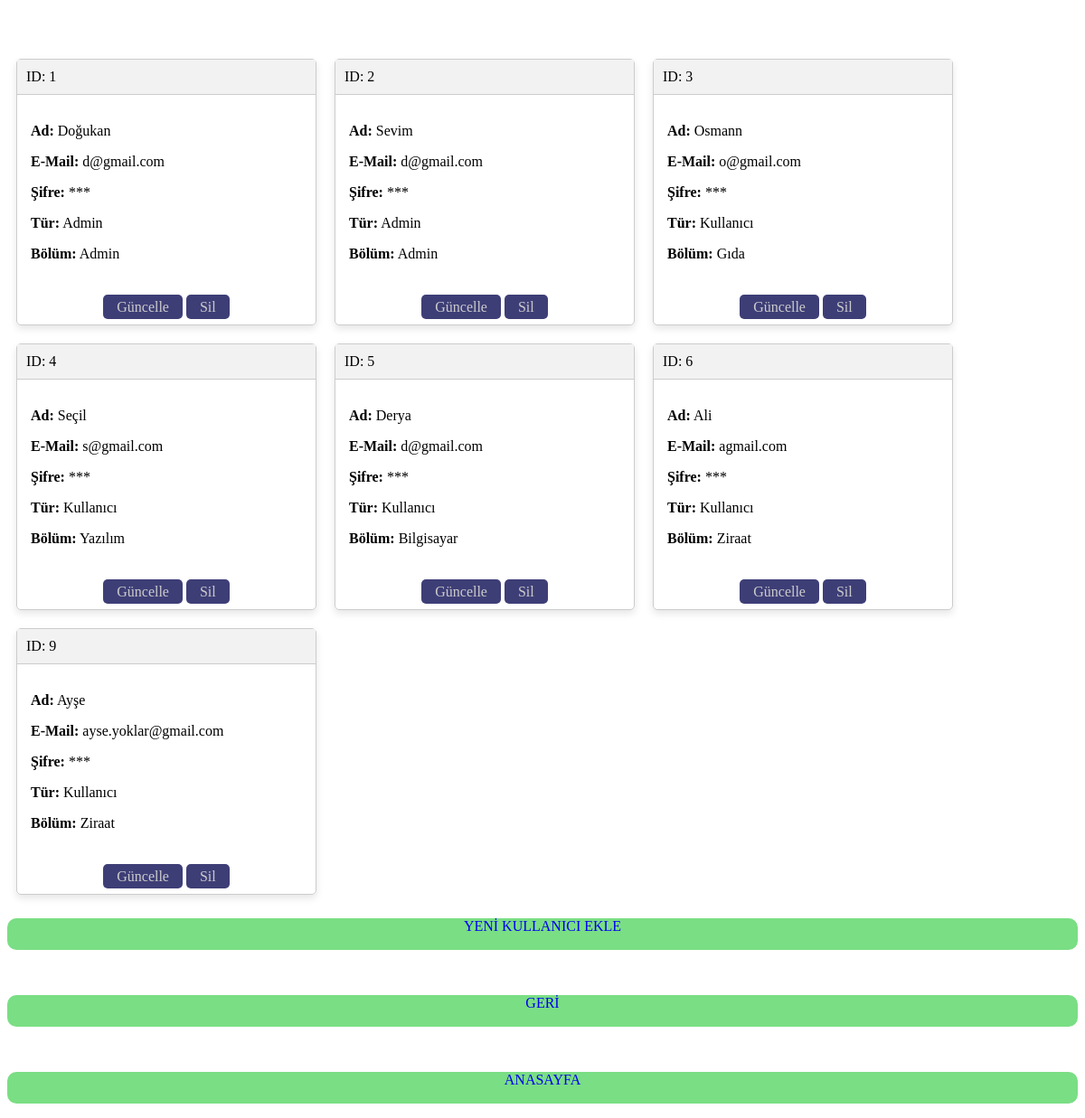
Screenshot of /admin_panel/kullanici_bilgileri (signed in) with the database file from the repository.
### tables this page shows
CREATE TABLE personel (id INTEGER PRIMARY KEY AUTOINCREMENT,ad TEXT , email TEXT , sifre TEXT , tur TEXT, bolum TEXT);

### main.py (the view)
@app.route("/admin_panel/kullanici_bilgileri", methods=["GET", "POST"])
def kullanici_bilgileri():
    if "ad" in session and session ["ad"] != None:
          sorgu = "SELECT * FROM personel"
          kayitlar = select(sorgu)
          return render_template("kullanicilar.html", personel = kayitlar)
    else:
          return redirect("/giris")

### sorgular.py (called while the page is built)
def select(sorgu):
     baglanti = sqlite3.connect("personel.db")
     imlec = baglanti.cursor()
     imlec.execute(sorgu)
     kayitlar = imlec.fetchall()
     baglanti.close()
     return kayitlar

### templates/kullanicilar.html (shortened to what this page needs)
<!DOCTYPE html>
<html lang="en">
<head>
    <link rel="stylesheet" href="/static/css/kullanicilar.css">
</head>
<body>
    <div class="container">
        {% for adm in personel %}
        <div class="card">
            <div class="card-header">
                ID: {{ adm[0] }}
            </div>
            <div class="card-body">
                <p><strong>Ad:</strong> {{ adm[1] }}</p>
                <p><strong>E-Mail:</strong> {{ adm[2] }}</p>
                <p><strong>Şifre:</strong> ***</p>
                <p><strong>Tür:</strong> {{ adm[4] }}</p>
                <p><strong>Bölüm:</strong> {{ adm[5] }}</p>
            </div>
            <div class="card-footer">
                <a href="/admin_panel/kullanici_bilgileri/guncelle/{{ adm[0] }}" class="buton">Güncelle</a>
                <a href="/admin_panel/kullanici_bilgileri/sil/{{ adm[0] }}" class="buton">Sil</a>
            </div>
        </div>
        {% endfor %}
    </div>
    <a href="{{ url_for('kullanici_ekle') }}" id ="kl" class="button"><p id = "a">YENİ KULLANICI EKLE</p></a>
    <a href="/admin_panel" id ="kl" > &nbsp;<p id="a">GERİ</p></a>
    <a href="/" id ="kl" > &nbsp;<p id="a">ANASAYFA</p></a>
</body>
</html>

### css/kullanicilar.css (style rules this page uses)
.container { display: flex; flex-wrap: wrap; margin-top: 55px; }
.card { width: 330px; margin: 10px; border: 1px solid #ccc; border-radius: 5px; box-shadow: 0 4px 8px rgba(0, 0, 0, 0.1); }
.card-header { background-color: #f2f2f2; padding: 10px; border-bottom: 1px solid #ccc; }
.card-body { padding: 15px; }
.card-footer { padding: 10px; text-align: center; }
#kl { text-decoration: none; border-radius: 7px; text-align: center; }
#a { background-color: rgb(122, 222, 132); height: 35px; border-radius: 10px; }
.buton { text-decoration: none; background-color: rgb(62, 62, 119) ; color: #ccc; border-radius: 5px; padding: 5px 15px; }

### rows the page displays
personel: id "1", ad "Doğukan", email "d@gmail.com", tur "Admin", bolum "Admin"
personel: id "2", ad "Sevim", email "d@gmail.com", tur "Admin", bolum "Admin"
personel: id "3", ad "Osmann", email "o@gmail.com", tur "Kullanıcı", bolum "Gıda"
personel: id "4", ad "Seçil", email "s@gmail.com", tur "Kullanıcı", bolum "Yazılım"
personel: id "5", ad "Derya", email "d@gmail.com", tur "Kullanıcı", bolum "Bilgisayar"
personel: id "6", ad "Ali", email "agmail.com", tur "Kullanıcı", bolum "Ziraat"
personel: id "9", ad "Ayşe", email "ayse.yoklar@gmail.com", tur "Kullanıcı", bolum "Ziraat"
